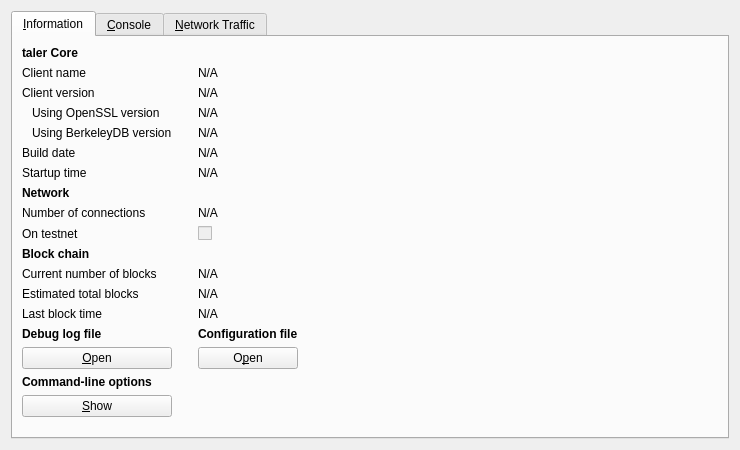
<?xml version="1.0" encoding="UTF-8"?>
<ui version="4.0">
 <class>RPCConsole</class>
 <widget class="QWidget" name="RPCConsole">
  <property name="geometry">
   <rect>
    <x>0</x>
    <y>0</y>
    <width>740</width>
    <height>450</height>
   </rect>
  </property>
  <property name="windowTitle">
   <string>taler - Debug window</string>
  </property>
  <layout class="QVBoxLayout" name="verticalLayout_2">
   <item>
    <widget class="QTabWidget" name="tabWidget">
     <property name="currentIndex">
      <number>0</number>
     </property>
     <widget class="QWidget" name="tab_info">
      <attribute name="title">
       <string>&amp;Information</string>
      </attribute>
      <layout class="QGridLayout" name="gridLayout">
       <item row="15" column="2">
        <widget class="QLabel" name="labelConfigfile">
         <property name="font">
          <font>
           <weight>75</weight>
           <bold>true</bold>
          </font>
         </property>
         <property name="text">
          <string>Configuration file</string>
         </property>
        </widget>
       </item>
       <item row="13" column="2">
        <widget class="QLabel" name="lastBlockTime">
         <property name="cursor">
          <cursorShape>IBeamCursor</cursorShape>
         </property>
         <property name="text">
          <string>N/A</string>
         </property>
         <property name="textFormat">
          <enum>Qt::PlainText</enum>
         </property>
         <property name="textInteractionFlags">
          <set>Qt::LinksAccessibleByMouse|Qt::TextSelectableByKeyboard|Qt::TextSelectableByMouse</set>
         </property>
        </widget>
       </item>
       <item row="11" column="0">
        <widget class="QLabel" name="label_3">
         <property name="text">
          <string>Current number of blocks</string>
         </property>
        </widget>
       </item>
       <item row="11" column="2">
        <widget class="QLabel" name="numberOfBlocks">
         <property name="cursor">
          <cursorShape>IBeamCursor</cursorShape>
         </property>
         <property name="text">
          <string>N/A</string>
         </property>
         <property name="textFormat">
          <enum>Qt::PlainText</enum>
         </property>
         <property name="textInteractionFlags">
          <set>Qt::LinksAccessibleByMouse|Qt::TextSelectableByKeyboard|Qt::TextSelectableByMouse</set>
         </property>
        </widget>
       </item>
       <item row="17" column="0">
        <widget class="QLabel" name="labelCLOptions">
         <property name="font">
          <font>
           <weight>75</weight>
           <bold>true</bold>
          </font>
         </property>
         <property name="text">
          <string>Command-line options</string>
         </property>
        </widget>
       </item>
       <item row="16" column="0">
        <widget class="QPushButton" name="openDebugLogfileButton">
         <property name="toolTip">
          <string>Open the taler debug log file from the current data directory. This can take a few seconds for large log files.</string>
         </property>
         <property name="text">
          <string>&amp;Open</string>
         </property>
         <property name="autoDefault">
          <bool>false</bool>
         </property>
        </widget>
       </item>
       <item row="15" column="0">
        <widget class="QLabel" name="labelDebugLogfile">
         <property name="font">
          <font>
           <weight>75</weight>
           <bold>true</bold>
          </font>
         </property>
         <property name="text">
          <string>Debug log file</string>
         </property>
        </widget>
       </item>
       <item row="18" column="3" rowspan="2">
        <spacer name="horizontalSpacer">
         <property name="orientation">
          <enum>Qt::Horizontal</enum>
         </property>
         <property name="sizeHint" stdset="0">
          <size>
           <width>404</width>
           <height>20</height>
          </size>
         </property>
        </spacer>
       </item>
       <item row="19" column="1">
        <spacer name="verticalSpacer">
         <property name="orientation">
          <enum>Qt::Vertical</enum>
         </property>
         <property name="sizeHint" stdset="0">
          <size>
           <width>20</width>
           <height>40</height>
          </size>
         </property>
        </spacer>
       </item>
       <item row="18" column="0">
        <widget class="QPushButton" name="showCLOptionsButton">
         <property name="toolTip">
          <string>Show the taler-Qt help message to get a list with possible taler command-line options.</string>
         </property>
         <property name="text">
          <string>&amp;Show</string>
         </property>
         <property name="autoDefault">
          <bool>false</bool>
         </property>
        </widget>
       </item>
       <item row="13" column="0">
        <widget class="QLabel" name="label_2">
         <property name="text">
          <string>Last block time</string>
         </property>
        </widget>
       </item>
       <item row="7" column="0">
        <widget class="QLabel" name="label_11">
         <property name="font">
          <font>
           <weight>75</weight>
           <bold>true</bold>
          </font>
         </property>
         <property name="text">
          <string>Network</string>
         </property>
        </widget>
       </item>
       <item row="6" column="2">
        <widget class="QLabel" name="startupTime">
         <property name="cursor">
          <cursorShape>IBeamCursor</cursorShape>
         </property>
         <property name="text">
          <string>N/A</string>
         </property>
         <property name="textFormat">
          <enum>Qt::PlainText</enum>
         </property>
         <property name="textInteractionFlags">
          <set>Qt::LinksAccessibleByMouse|Qt::TextSelectableByKeyboard|Qt::TextSelectableByMouse</set>
         </property>
        </widget>
       </item>
       <item row="6" column="0">
        <widget class="QLabel" name="label_13">
         <property name="text">
          <string>Startup time</string>
         </property>
        </widget>
       </item>
       <item row="9" column="0">
        <widget class="QLabel" name="label_8">
         <property name="text">
          <string>On testnet</string>
         </property>
        </widget>
       </item>
       <item row="8" column="2">
        <widget class="QLabel" name="numberOfConnections">
         <property name="cursor">
          <cursorShape>IBeamCursor</cursorShape>
         </property>
         <property name="text">
          <string>N/A</string>
         </property>
         <property name="textFormat">
          <enum>Qt::PlainText</enum>
         </property>
         <property name="textInteractionFlags">
          <set>Qt::LinksAccessibleByMouse|Qt::TextSelectableByKeyboard|Qt::TextSelectableByMouse</set>
         </property>
        </widget>
       </item>
       <item row="8" column="0">
        <widget class="QLabel" name="label_7">
         <property name="text">
          <string>Number of connections</string>
         </property>
        </widget>
       </item>
       <item row="10" column="0">
        <widget class="QLabel" name="label_10">
         <property name="font">
          <font>
           <weight>75</weight>
           <bold>true</bold>
          </font>
         </property>
         <property name="text">
          <string>Block chain</string>
         </property>
        </widget>
       </item>
       <item row="9" column="2">
        <widget class="QCheckBox" name="isTestNet">
         <property name="enabled">
          <bool>false</bool>
         </property>
         <property name="text">
          <string/>
         </property>
        </widget>
       </item>
       <item row="12" column="0">
        <widget class="QLabel" name="label_4">
         <property name="text">
          <string>Estimated total blocks</string>
         </property>
        </widget>
       </item>
       <item row="12" column="2">
        <widget class="QLabel" name="totalBlocks">
         <property name="cursor">
          <cursorShape>IBeamCursor</cursorShape>
         </property>
         <property name="text">
          <string>N/A</string>
         </property>
         <property name="textFormat">
          <enum>Qt::PlainText</enum>
         </property>
         <property name="textInteractionFlags">
          <set>Qt::LinksAccessibleByMouse|Qt::TextSelectableByKeyboard|Qt::TextSelectableByMouse</set>
         </property>
        </widget>
       </item>
       <item row="2" column="2">
        <widget class="QLabel" name="clientVersion">
         <property name="cursor">
          <cursorShape>IBeamCursor</cursorShape>
         </property>
         <property name="text">
          <string>N/A</string>
         </property>
         <property name="textFormat">
          <enum>Qt::PlainText</enum>
         </property>
         <property name="textInteractionFlags">
          <set>Qt::LinksAccessibleByMouse|Qt::TextSelectableByKeyboard|Qt::TextSelectableByMouse</set>
         </property>
        </widget>
       </item>
       <item row="4" column="0">
        <widget class="QLabel" name="label_berkeleyDBVersion">
         <property name="text">
          <string>Using BerkeleyDB version</string>
         </property>
         <property name="indent">
          <number>10</number>
         </property>
        </widget>
       </item>
       <item row="3" column="0">
        <widget class="QLabel" name="label_14">
         <property name="text">
          <string>Using OpenSSL version</string>
         </property>
         <property name="indent">
          <number>10</number>
         </property>
        </widget>
       </item>
       <item row="3" column="2">
        <widget class="QLabel" name="openSSLVersion">
         <property name="cursor">
          <cursorShape>IBeamCursor</cursorShape>
         </property>
         <property name="text">
          <string>N/A</string>
         </property>
         <property name="textFormat">
          <enum>Qt::PlainText</enum>
         </property>
         <property name="textInteractionFlags">
          <set>Qt::LinksAccessibleByMouse|Qt::TextSelectableByKeyboard|Qt::TextSelectableByMouse</set>
         </property>
        </widget>
       </item>
       <item row="4" column="2">
        <widget class="QLabel" name="berkeleyDBVersion">
         <property name="cursor">
          <cursorShape>IBeamCursor</cursorShape>
         </property>
         <property name="text">
          <string>N/A</string>
         </property>
         <property name="textFormat">
          <enum>Qt::PlainText</enum>
         </property>
         <property name="textInteractionFlags">
          <set>Qt::LinksAccessibleByMouse|Qt::TextSelectableByKeyboard|Qt::TextSelectableByMouse</set>
         </property>
        </widget>
       </item>
       <item row="5" column="0">
        <widget class="QLabel" name="label_12">
         <property name="text">
          <string>Build date</string>
         </property>
        </widget>
       </item>
       <item row="5" column="2">
        <widget class="QLabel" name="buildDate">
         <property name="cursor">
          <cursorShape>IBeamCursor</cursorShape>
         </property>
         <property name="text">
          <string>N/A</string>
         </property>
         <property name="textFormat">
          <enum>Qt::PlainText</enum>
         </property>
         <property name="textInteractionFlags">
          <set>Qt::LinksAccessibleByMouse|Qt::TextSelectableByKeyboard|Qt::TextSelectableByMouse</set>
         </property>
        </widget>
       </item>
       <item row="2" column="0">
        <widget class="QLabel" name="label_6">
         <property name="text">
          <string>Client version</string>
         </property>
        </widget>
       </item>
       <item row="0" column="0">
        <widget class="QLabel" name="label_9">
         <property name="font">
          <font>
           <weight>75</weight>
           <bold>true</bold>
          </font>
         </property>
         <property name="text">
          <string>taler Core</string>
         </property>
        </widget>
       </item>
       <item row="1" column="2">
        <widget class="QLabel" name="clientName">
         <property name="cursor">
          <cursorShape>IBeamCursor</cursorShape>
         </property>
         <property name="text">
          <string>N/A</string>
         </property>
         <property name="textFormat">
          <enum>Qt::PlainText</enum>
         </property>
         <property name="textInteractionFlags">
          <set>Qt::LinksAccessibleByMouse|Qt::TextSelectableByKeyboard|Qt::TextSelectableByMouse</set>
         </property>
        </widget>
       </item>
       <item row="1" column="0">
        <widget class="QLabel" name="label_5">
         <property name="text">
          <string>Client name</string>
         </property>
        </widget>
       </item>
       <item row="14" column="2">
        <spacer name="verticalSpacer_2">
         <property name="orientation">
          <enum>Qt::Vertical</enum>
         </property>
         <property name="sizeHint" stdset="0">
          <size>
           <width>20</width>
           <height>20</height>
          </size>
         </property>
        </spacer>
       </item>
       <item row="16" column="2">
        <widget class="QPushButton" name="openConfigurationfileButton">
         <property name="toolTip">
          <string>Open the taler configuration file from the current data directory.</string>
         </property>
         <property name="text">
          <string>O&amp;pen</string>
         </property>
         <property name="autoDefault">
          <bool>false</bool>
         </property>
        </widget>
       </item>
      </layout>
     </widget>
     <widget class="QWidget" name="tab_console">
      <attribute name="title">
       <string>&amp;Console</string>
      </attribute>
      <layout class="QVBoxLayout" name="verticalLayout_3">
       <property name="spacing">
        <number>3</number>
       </property>
       <item>
        <widget class="QTextEdit" name="messagesWidget">
         <property name="minimumSize">
          <size>
           <width>0</width>
           <height>100</height>
          </size>
         </property>
         <property name="readOnly">
          <bool>true</bool>
         </property>
         <property name="tabKeyNavigation" stdset="0">
          <bool>false</bool>
         </property>
         <property name="columnCount" stdset="0">
          <number>2</number>
         </property>
        </widget>
       </item>
       <item>
        <layout class="QHBoxLayout" name="horizontalLayout">
         <property name="spacing">
          <number>3</number>
         </property>
         <item>
          <widget class="QLabel" name="label">
           <property name="text">
            <string notr="true">&gt;</string>
           </property>
          </widget>
         </item>
         <item>
          <widget class="QLineEdit" name="lineEdit"/>
         </item>
         <item>
          <widget class="QPushButton" name="clearButton">
           <property name="maximumSize">
            <size>
             <width>24</width>
             <height>24</height>
            </size>
           </property>
           <property name="toolTip">
            <string>Clear console</string>
           </property>
           <property name="text">
            <string/>
           </property>
           <property name="icon">
            <iconset resource="../bitcoin.qrc">
             <normaloff>:/icons/remove</normaloff>:/icons/remove</iconset>
           </property>
           <property name="shortcut">
            <string notr="true">Ctrl+L</string>
           </property>
           <property name="autoDefault">
            <bool>false</bool>
           </property>
          </widget>
         </item>
        </layout>
       </item>
      </layout>
     </widget>
     <widget class="QWidget" name="tab_nettraffic">
      <attribute name="title">
       <string>&amp;Network Traffic</string>
      </attribute>
      <layout class="QHBoxLayout" name="horizontalLayout_3">
       <item>
        <layout class="QVBoxLayout" name="verticalLayout_4">
         <item>
          <widget class="TrafficGraphWidget" name="trafficGraph" native="true">
           <property name="sizePolicy">
            <sizepolicy hsizetype="Expanding" vsizetype="Expanding">
             <horstretch>0</horstretch>
             <verstretch>0</verstretch>
            </sizepolicy>
           </property>
          </widget>
         </item>
         <item>
          <layout class="QHBoxLayout" name="horizontalLayout_2">
           <item>
            <widget class="QSlider" name="sldGraphRange">
             <property name="minimum">
              <number>1</number>
             </property>
             <property name="maximum">
              <number>288</number>
             </property>
             <property name="pageStep">
              <number>12</number>
             </property>
             <property name="value">
              <number>6</number>
             </property>
             <property name="orientation">
              <enum>Qt::Horizontal</enum>
             </property>
            </widget>
           </item>
           <item>
            <widget class="QLabel" name="lblGraphRange">
             <property name="minimumSize">
              <size>
               <width>100</width>
               <height>0</height>
              </size>
             </property>
             <property name="alignment">
              <set>Qt::AlignCenter</set>
             </property>
            </widget>
           </item>
           <item>
            <widget class="QPushButton" name="btnClearTrafficGraph">
             <property name="text">
              <string>&amp;Clear</string>
             </property>
             <property name="autoDefault">
              <bool>false</bool>
             </property>
            </widget>
           </item>
          </layout>
         </item>
        </layout>
       </item>
       <item>
        <layout class="QVBoxLayout" name="verticalLayout">
         <item>
          <widget class="QGroupBox" name="groupBox">
           <property name="title">
            <string>Totals</string>
           </property>
           <layout class="QVBoxLayout" name="verticalLayout_5">
            <item>
             <layout class="QHBoxLayout" name="horizontalLayout_4">
              <item>
               <widget class="Line" name="line">
                <property name="sizePolicy">
                 <sizepolicy hsizetype="Fixed" vsizetype="Fixed">
                  <horstretch>0</horstretch>
                  <verstretch>0</verstretch>
                 </sizepolicy>
                </property>
                <property name="minimumSize">
                 <size>
                  <width>10</width>
                  <height>0</height>
                 </size>
                </property>
                <property name="palette">
                 <palette>
                  <active>
                   <colorrole role="Light">
                    <brush brushstyle="SolidPattern">
                     <color alpha="255">
                      <red>0</red>
                      <green>255</green>
                      <blue>0</blue>
                     </color>
                    </brush>
                   </colorrole>
                  </active>
                  <inactive>
                   <colorrole role="Light">
                    <brush brushstyle="SolidPattern">
                     <color alpha="255">
                      <red>0</red>
                      <green>255</green>
                      <blue>0</blue>
                     </color>
                    </brush>
                   </colorrole>
                  </inactive>
                  <disabled>
                   <colorrole role="Light">
                    <brush brushstyle="SolidPattern">
                     <color alpha="255">
                      <red>0</red>
                      <green>255</green>
                      <blue>0</blue>
                     </color>
                    </brush>
                   </colorrole>
                  </disabled>
                 </palette>
                </property>
                <property name="orientation">
                 <enum>Qt::Horizontal</enum>
                </property>
               </widget>
              </item>
              <item>
               <widget class="QLabel" name="label_16">
                <property name="text">
                 <string>Received:</string>
                </property>
               </widget>
              </item>
              <item>
               <widget class="QLabel" name="lblBytesIn">
                <property name="minimumSize">
                 <size>
                  <width>50</width>
                  <height>0</height>
                 </size>
                </property>
                <property name="alignment">
                 <set>Qt::AlignRight|Qt::AlignTrailing|Qt::AlignVCenter</set>
                </property>
               </widget>
              </item>
             </layout>
            </item>
            <item>
             <layout class="QHBoxLayout" name="horizontalLayout_5">
              <item>
               <widget class="Line" name="line_2">
                <property name="sizePolicy">
                 <sizepolicy hsizetype="Fixed" vsizetype="Fixed">
                  <horstretch>0</horstretch>
                  <verstretch>0</verstretch>
                 </sizepolicy>
                </property>
                <property name="minimumSize">
                 <size>
                  <width>10</width>
                  <height>0</height>
                 </size>
                </property>
                <property name="palette">
                 <palette>
                  <active>
                   <colorrole role="Light">
                    <brush brushstyle="SolidPattern">
                     <color alpha="255">
                      <red>255</red>
                      <green>0</green>
                      <blue>0</blue>
                     </color>
                    </brush>
                   </colorrole>
                  </active>
                  <inactive>
                   <colorrole role="Light">
                    <brush brushstyle="SolidPattern">
                     <color alpha="255">
                      <red>255</red>
                      <green>0</green>
                      <blue>0</blue>
                     </color>
                    </brush>
                   </colorrole>
                  </inactive>
                  <disabled>
                   <colorrole role="Light">
                    <brush brushstyle="SolidPattern">
                     <color alpha="255">
                      <red>255</red>
                      <green>0</green>
                      <blue>0</blue>
                     </color>
                    </brush>
                   </colorrole>
                  </disabled>
                 </palette>
                </property>
                <property name="orientation">
                 <enum>Qt::Horizontal</enum>
                </property>
               </widget>
              </item>
              <item>
               <widget class="QLabel" name="label_17">
                <property name="text">
                 <string>Sent:</string>
                </property>
               </widget>
              </item>
              <item>
               <widget class="QLabel" name="lblBytesOut">
                <property name="minimumSize">
                 <size>
                  <width>50</width>
                  <height>0</height>
                 </size>
                </property>
                <property name="alignment">
                 <set>Qt::AlignRight|Qt::AlignTrailing|Qt::AlignVCenter</set>
                </property>
               </widget>
              </item>
             </layout>
            </item>
            <item>
             <spacer name="verticalSpacer_4">
              <property name="orientation">
               <enum>Qt::Vertical</enum>
              </property>
              <property name="sizeHint" stdset="0">
               <size>
                <width>20</width>
                <height>407</height>
               </size>
              </property>
             </spacer>
            </item>
           </layout>
          </widget>
         </item>
        </layout>
       </item>
      </layout>
     </widget>
    </widget>
   </item>
  </layout>
 </widget>
 <customwidgets>
  <customwidget>
   <class>TrafficGraphWidget</class>
   <extends>QWidget</extends>
   <header>trafficgraphwidget.h</header>
   <container>1</container>
   <slots>
    <slot>clear()</slot>
   </slots>
  </customwidget>
 </customwidgets>
 <resources>
  <include location="../bitcoin.qrc"/>
 </resources>
 <connections/>
</ui>
